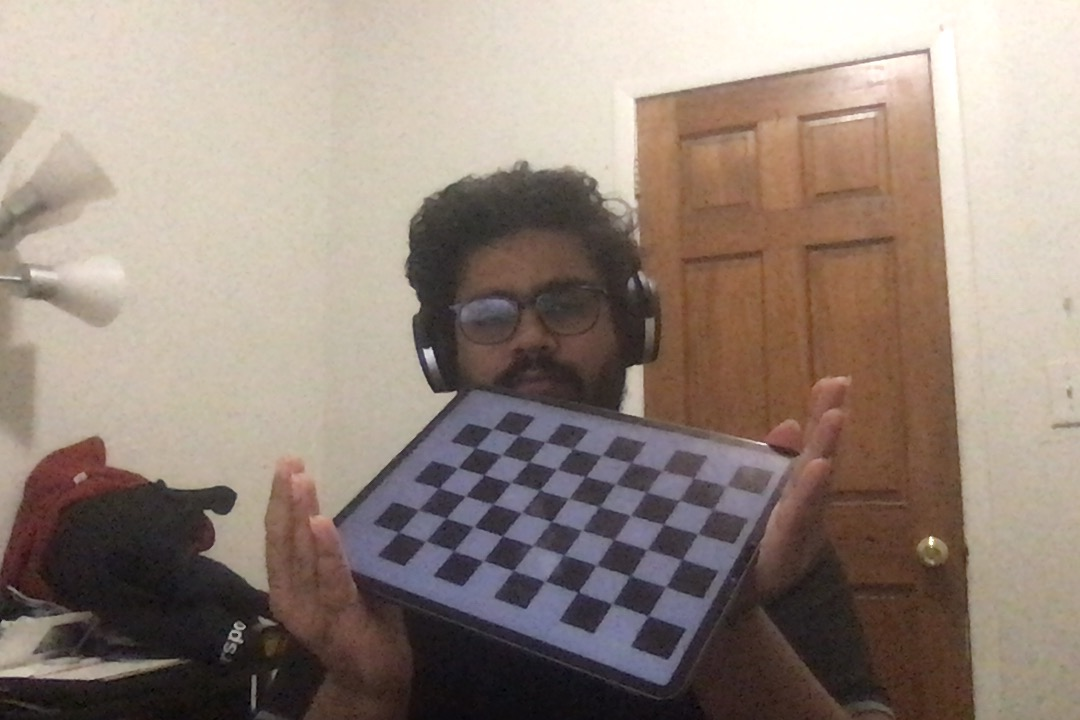
#> input picture AS4/data/images/img1.jpg, 1080 x 720 px
$ jupyter execute A4Q1.ipynb
#> lines starting #> are read from the running program, lines starting #| are printed output that depends on the picture; after the words box and inside, x2 and y2 are one past the last pixel; in counts of white or black regions, pixels touching at a corner belong together
[cell 1]
import numpy as np
import cv2
import glob

[cell 2]
def main():
    paths = ['../data/images/img1.jpg','../data/images/img2.jpg','../data/images/img3.jpg']
    for i in range(len(paths)):
        worldPoints, imagePoints = calculateFeatures(paths[i], i)
#> in calculateFeatures, img is the input picture: shape (720, 1080, 3); mean B, G, R 122.8, 133.1, 148.4
#> in calculateFeatures, `gray = cv2.cvtColor(img,cv2.COLOR_BGR2GRAY)`:
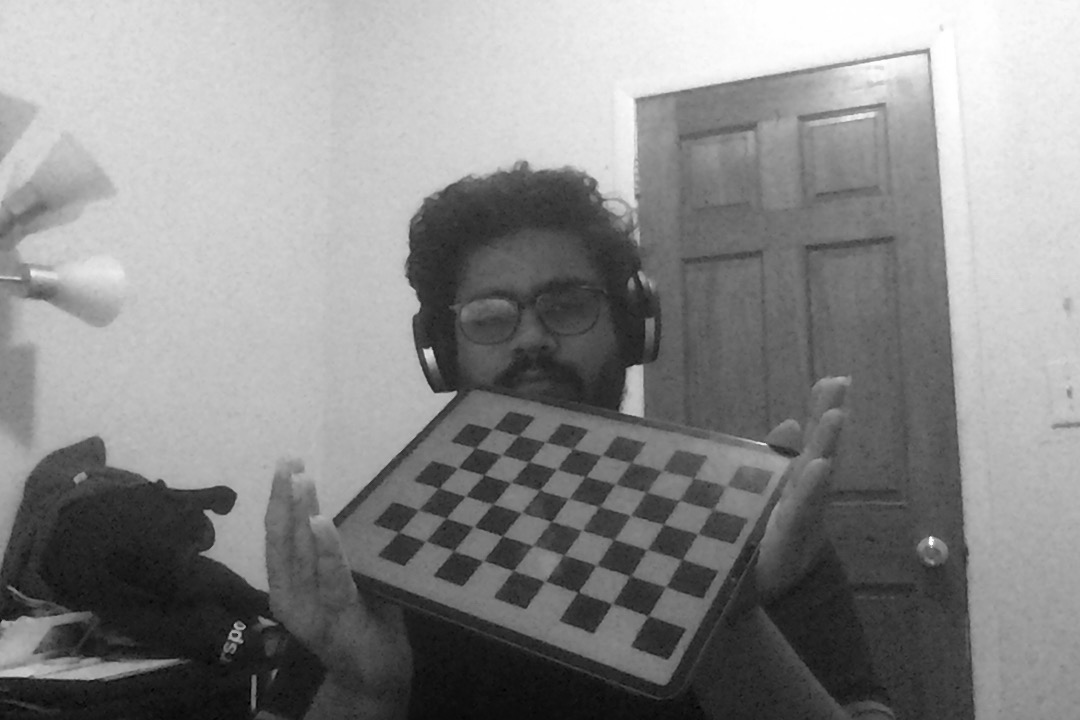
#> gray: shape (720, 1080); min 1, max 255, mean 136.5
#> in calculateFeatures, `ret, corners = cv2.findChessboardCorners(gray, (9,6),None)`: ret = True; corners = 54 rows, first 8: [649, 615.5], [612, 604], [578.8, 591.7], [545.5, 581], [514.1, 569.3], [483, 561], [453.5, 551], [426, 540.4]
#> in calculateFeatures, `corners2 = cv2.cornerSubPix(gray,corners,(11,11),(-1,-1),criteria)`: corners2 = 54 rows, first 8: [647.9, 615.7], [612, 604.1], [578.1, 591.8], [545, 581], [513.2, 570.7], [482.8, 560.7], [453.7, 550.7], [425.7, 541.3]
#> in calculateFeatures, `img = cv2.drawChessboardCorners(img, (9,6), corners2,ret)`:
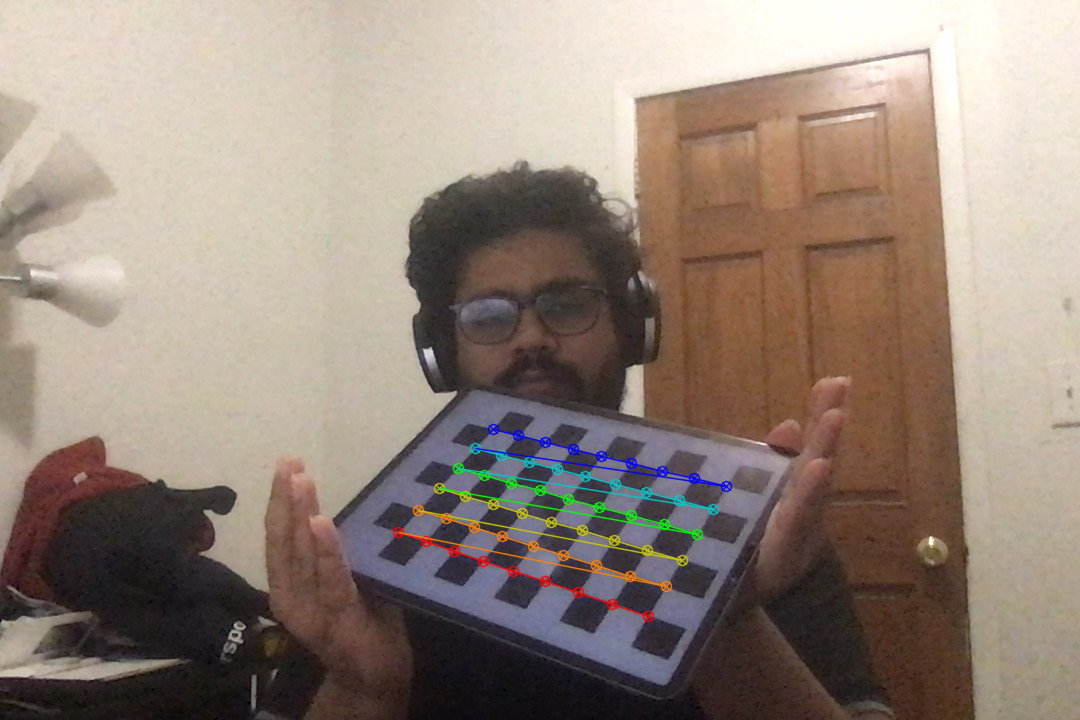
#> img: shape (720, 1080, 3); 1.56% of pixels changed, all inside (x1, y1, x2, y2) = (392, 423, 733, 623)
#> worldPoints = 54 rows, first 8: [0, 0, 0], [1, 0, 0], [2, 0, 0], [3, 0, 0], [4, 0, 0], [5, 0, 0], [6, 0, 0], [7, 0, 0]; imagePoints has the same summary as corners2 in calculateFeatures
        imagePoints = imagePoints.reshape(-1,2)
#> imagePoints = 54 pairs, first value 398.4 to 725.7, second value 428.8 to 615.7
        zipped = zip(worldPoints,imagePoints)
        my_list = list(zipped)
#> my_list = 54 items, first 6: ([0, 0, 0], [647.9, 615.7]), ([1, 0, 0], [612, 604.1]), ([2, 0, 0], [578.1, 591.8]), ([3, 0, 0], [545, 581]), ([4, 0, 0], [513.2, 570.7]), ([5, 0, 0], [482.8, 560.7])
        writeFile(my_list,i)
#> pass 2 of the loop in main, `for i in range(len(paths)):`:
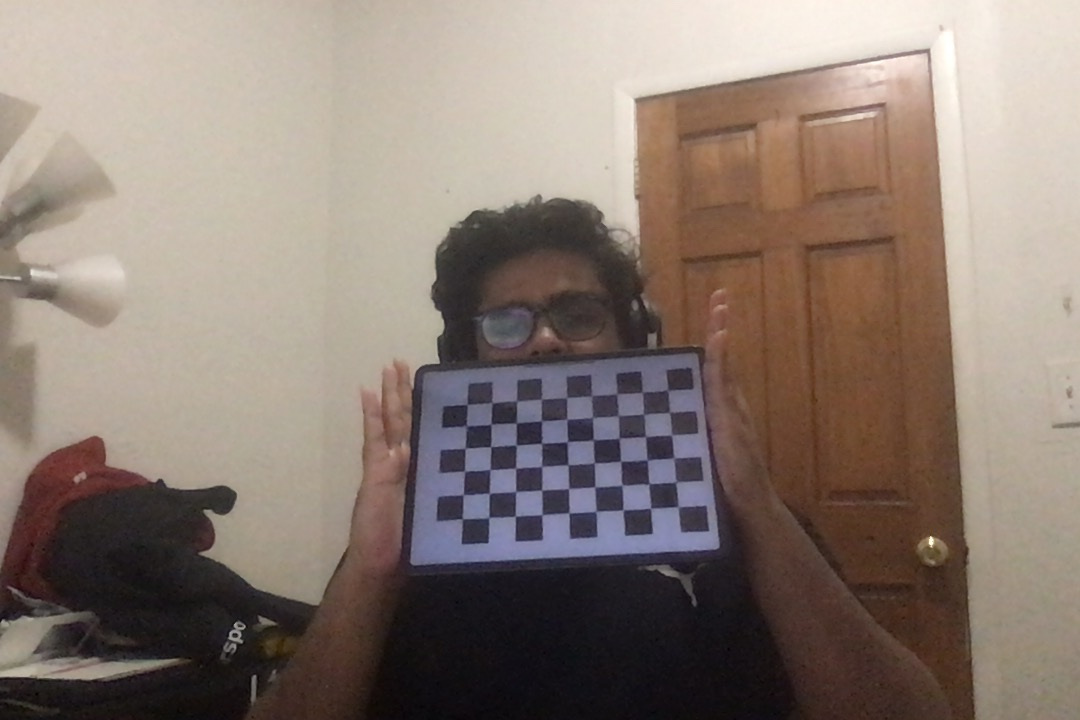
#> input picture AS4/data/images/img2.jpg, 1080 x 720 px
#> in calculateFeatures, img is the input picture: shape (720, 1080, 3); mean B, G, R 114.2, 123.2, 137.7
#> in calculateFeatures (call 2), `gray = cv2.cvtColor(img,cv2.COLOR_BGR2GRAY)`:
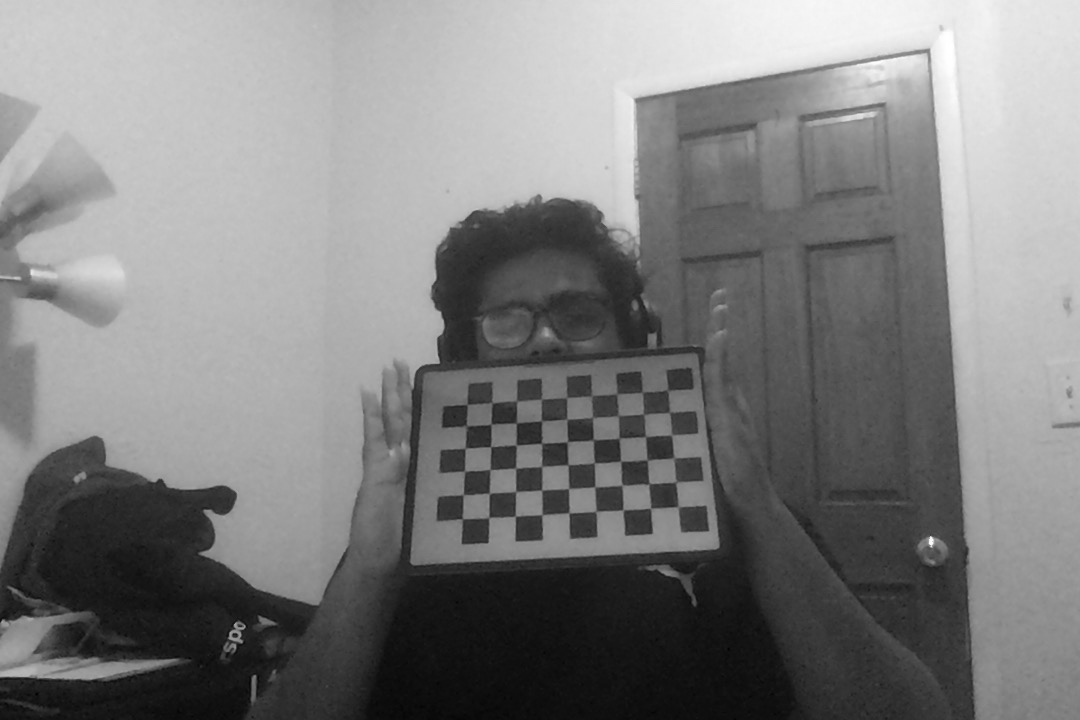
#> gray: shape (720, 1080); min 1, max 255, mean 126.5
#> corners = 54 rows, first 8: [677.2, 506.6], [650.3, 508.4], [623.1, 509.9], [595.4, 511.4], [568.9, 512.8], [542, 514.7], [515.4, 516], [489.1, 517.4]
#> corners2 = 54 rows, first 8: [678, 506.7], [650.8, 508.1], [622.9, 509.9], [596.2, 511.4], [569.2, 512.8], [541.9, 514.7], [515.3, 516.3], [488.8, 517.6]
#> in calculateFeatures (call 2), `img = cv2.drawChessboardCorners(img, (9,6), corners2,ret)`:
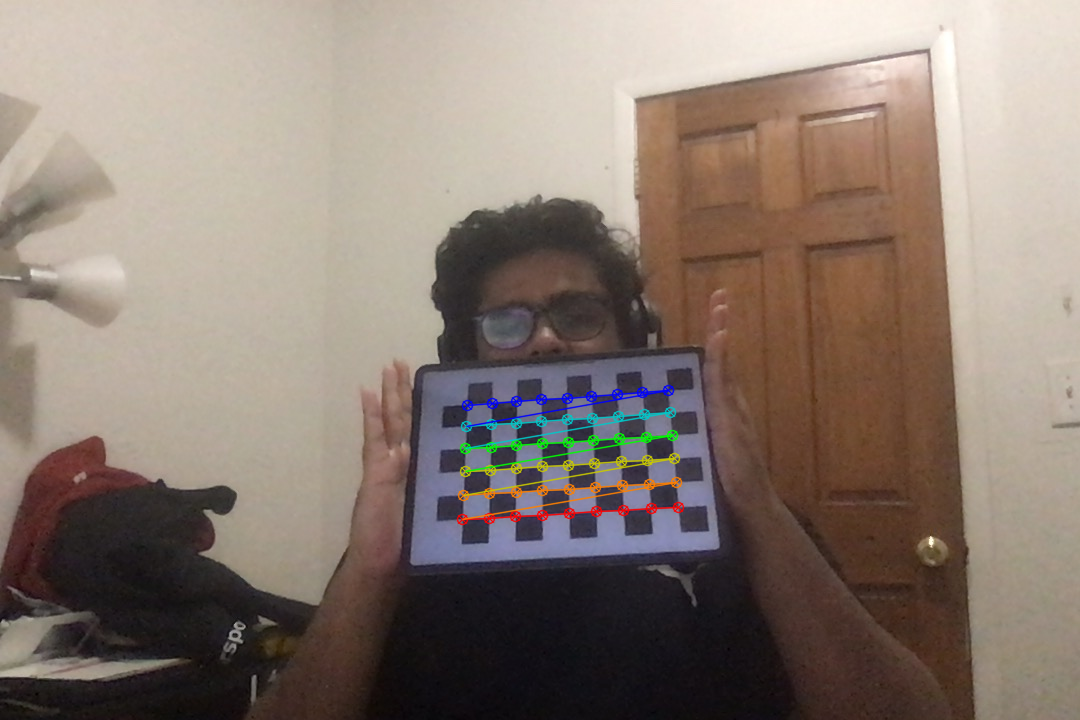
#> img: shape (720, 1080, 3); 1.38% of pixels changed, all inside (x1, y1, x2, y2) = (456, 384, 685, 526)
#> in main, `worldPoints, imagePoints = calculateFeatures(paths[i], i)`: imagePoints has the same summary as corners2 in calculateFeatures
#> in main, `imagePoints = imagePoints.reshape(-1,2)`: imagePoints = 54 pairs, first value 462.3 to 678, second value 390.1 to 518.8
#> my_list = 54 items, first 6: ([0, 0, 0], [678, 506.7]), ([1, 0, 0], [650.8, 508.1]), ([2, 0, 0], [622.9, 509.9]), ([3, 0, 0], [596.2, 511.4]), ([4, 0, 0], [569.2, 512.8]), ([5, 0, 0], [541.9, 514.7])
#> pass 3 of the loop in main, `for i in range(len(paths)):`:
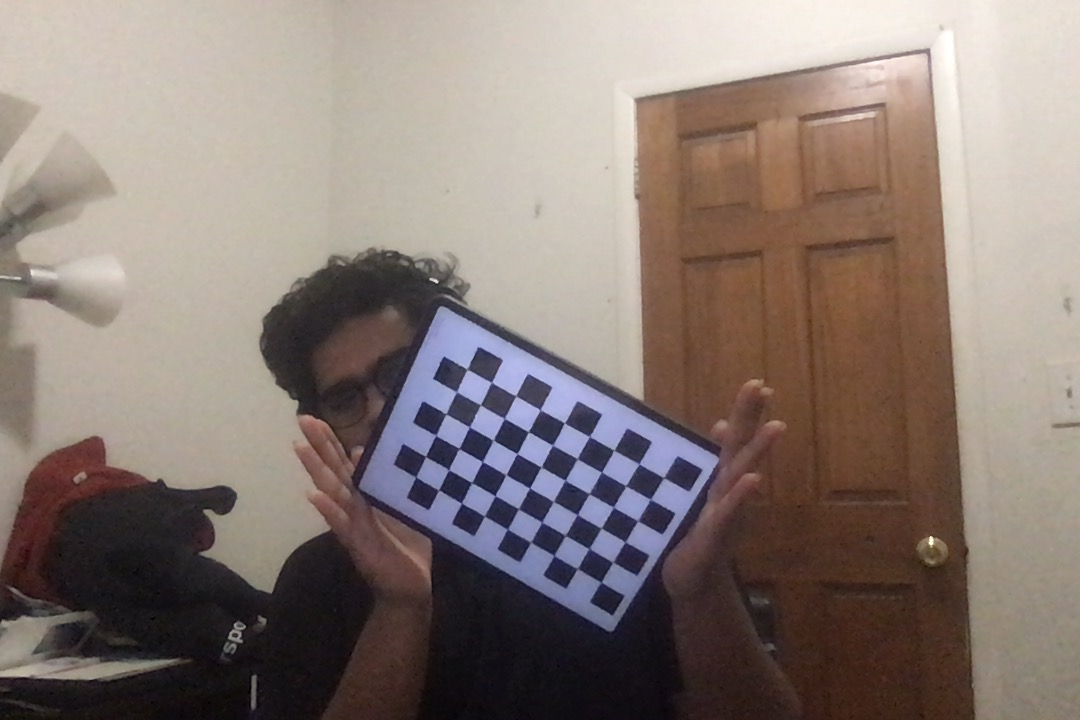
#> input picture AS4/data/images/img3.jpg, 1080 x 720 px
#> in calculateFeatures, img is the input picture: shape (720, 1080, 3); mean B, G, R 116.9, 123, 136.5
#> in calculateFeatures (call 3), `gray = cv2.cvtColor(img,cv2.COLOR_BGR2GRAY)`:
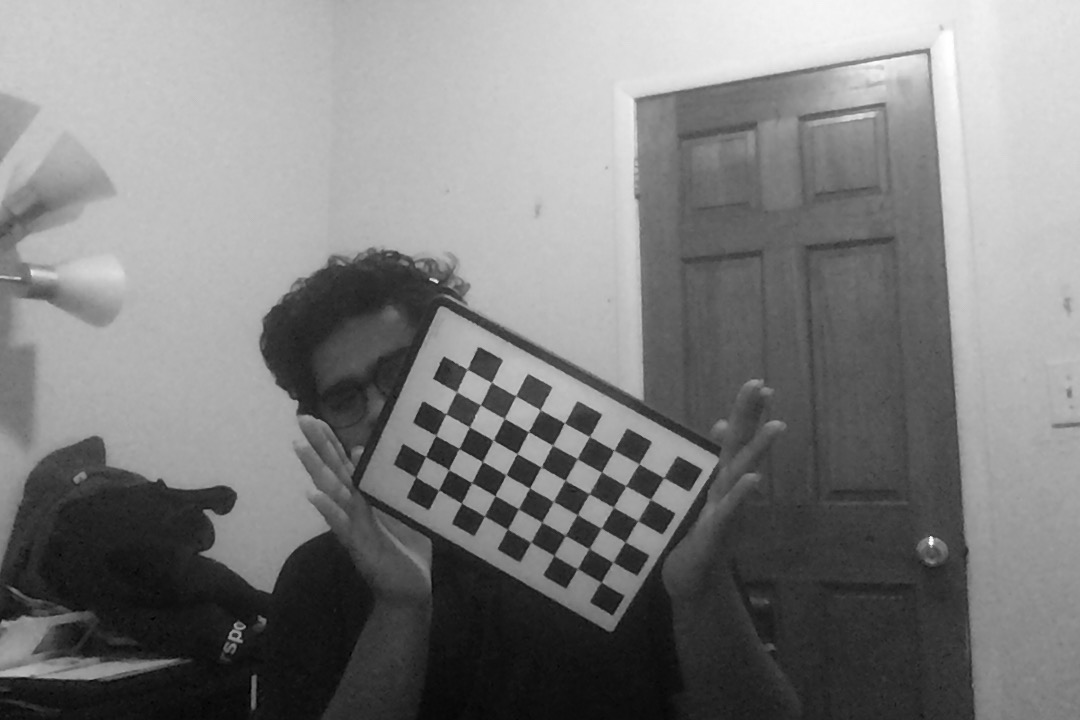
#> gray: shape (720, 1080); min 0, max 255, mean 126.4
#> corners = 54 rows, first 8: [601.3, 582], [577.5, 568.3], [554, 555.1], [530.9, 541.7], [507.7, 529], [484.5, 516.1], [461.4, 503], [438.6, 490.3]
#> corners2 = 54 rows, first 8: [600.8, 582.1], [577.4, 568.6], [553.9, 555.4], [530.7, 542.1], [507.4, 529.2], [484.4, 516], [461.5, 503.1], [438.6, 489.9]
#> in calculateFeatures (call 3), `img = cv2.drawChessboardCorners(img, (9,6), corners2,ret)`:
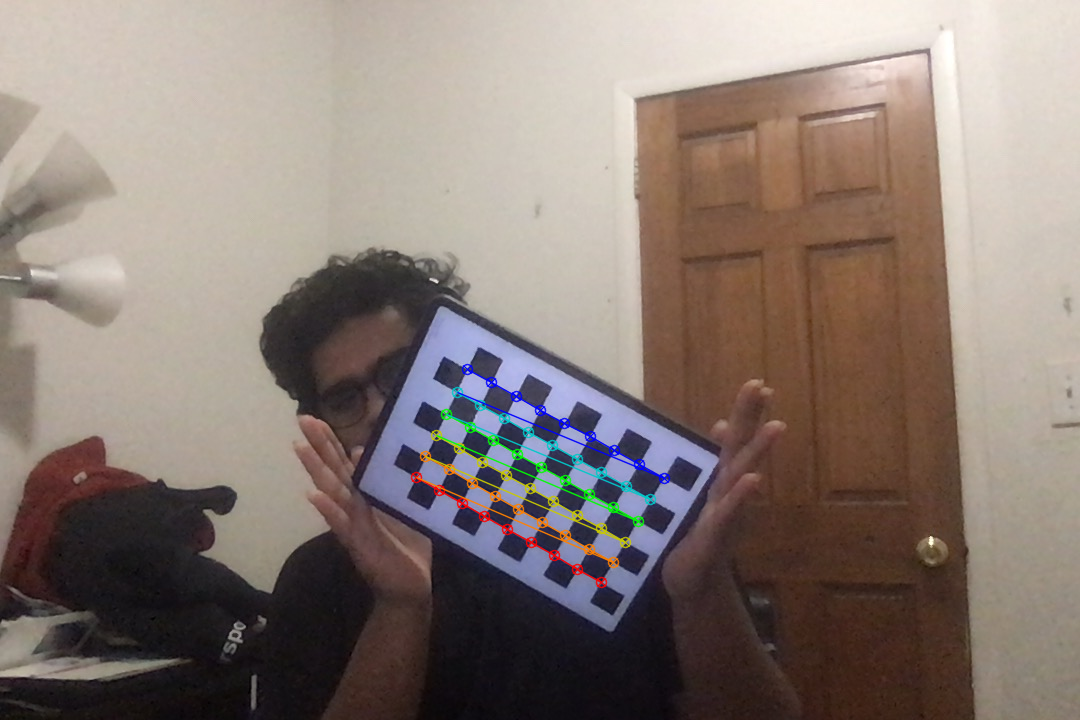
#> img: shape (720, 1080, 3); 1.35% of pixels changed, all inside (x1, y1, x2, y2) = (410, 363, 671, 589)
#> in main, `worldPoints, imagePoints = calculateFeatures(paths[i], i)`: imagePoints has the same summary as corners2 in calculateFeatures
#> in main, `imagePoints = imagePoints.reshape(-1,2)`: imagePoints = 54 pairs, first value 415.7 to 663.6, second value 369 to 582.1
#> my_list = 54 items, first 6: ([0, 0, 0], [600.8, 582.1]), ([1, 0, 0], [577.4, 568.6]), ([2, 0, 0], [553.9, 555.4]), ([3, 0, 0], [530.7, 542.1]), ([4, 0, 0], [507.4, 529.2]), ([5, 0, 0], [484.4, 516])

[cell 3]
def calculateFeatures(path, num):
    # termination criteria
    criteria = (cv2.TERM_CRITERIA_EPS + cv2.TERM_CRITERIA_MAX_ITER, 30, 0.001)

    # prepare object points, like (0,0,0), (1,0,0), (2,0,0) ....,(6,5,0)
    objp = np.zeros((9*6,3), np.float32)
    objp[:,:2] = np.mgrid[0:9,0:6].T.reshape(-1,2)

    # Arrays to store object points and image points from all the images.
    objpoints = [] # 3d point in real world space
    imgpoints = [] # 2d points in image plane.

    images = glob.glob(path)

    for fname in images:
        img = cv2.imread(fname)
        gray = cv2.cvtColor(img,cv2.COLOR_BGR2GRAY)

        # Find the chess board corners
        ret, corners = cv2.findChessboardCorners(gray, (9,6),None)

        # If found, add object points, image points (after refining them)
        if ret == True:
            objpoints.append(objp)

            corners2 = cv2.cornerSubPix(gray,corners,(11,11),(-1,-1),criteria)
            imgpoints.append(corners2)

            # Draw and display the corners
            img = cv2.drawChessboardCorners(img, (9,6), corners2,ret)
            cv2.imshow('img',img)
            cv2.waitKey(500)
            cv2.imwrite('../data/images/processedImage' + str(num) + '.jpg', img)

    cv2.destroyAllWindows()
    return objp, corners2

[cell 4]
def writeFile(zippedlist,num):
    with open('../data/textFiles/calibrationdata' + str(num) + '.txt', 'w') as f:
        for i in range(54):
            f.write(str(zippedlist[i][0][0]) +" "+
                    str(zippedlist[i][0][1]) +" "+
                    str(zippedlist[i][0][2]) +" "+
                    str(zippedlist[i][1][0]) +" "+
                    str(zippedlist[i][1][1]) +"\n")
